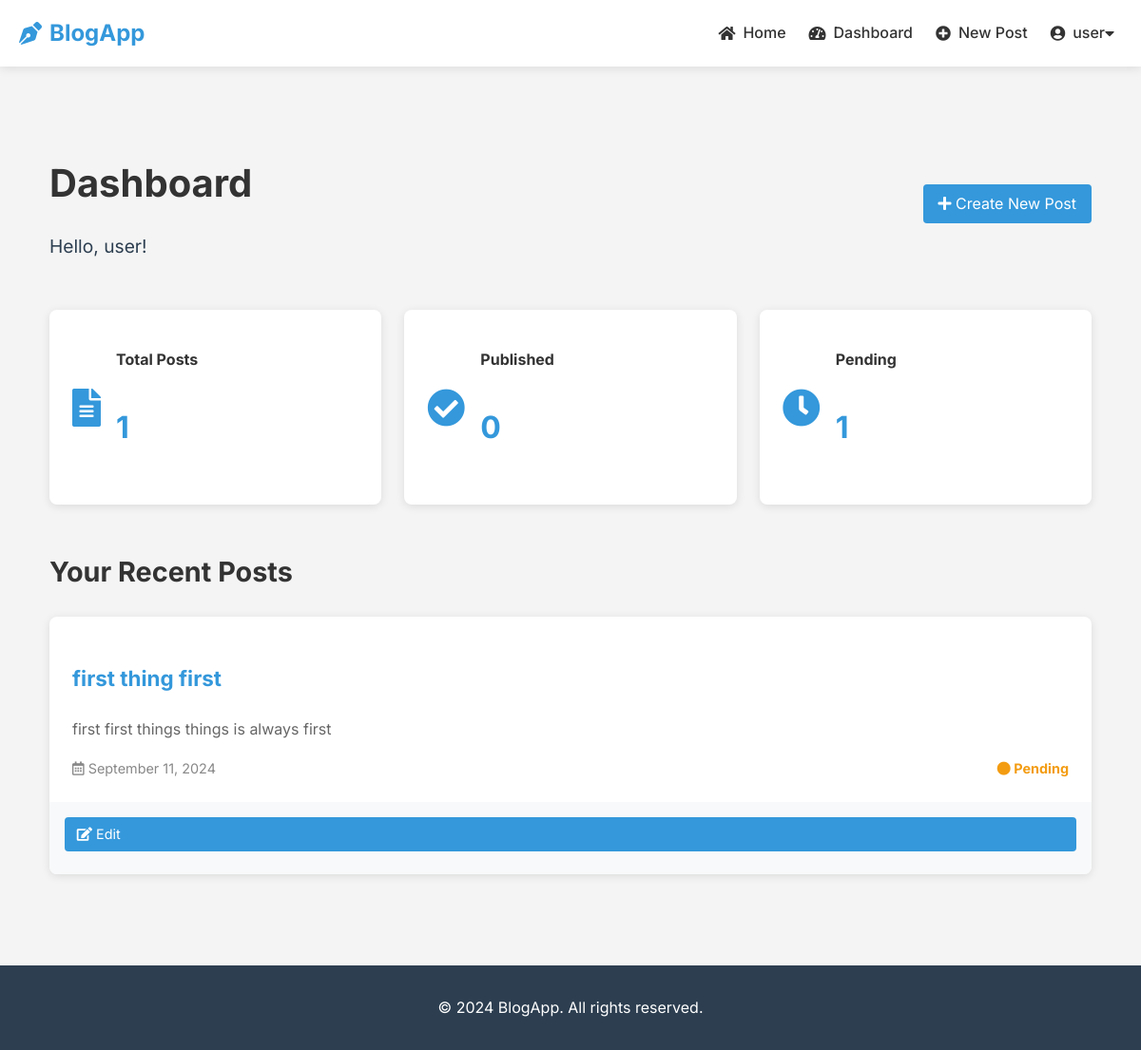
Before: /dashboard/ (signed in) with the older database file.
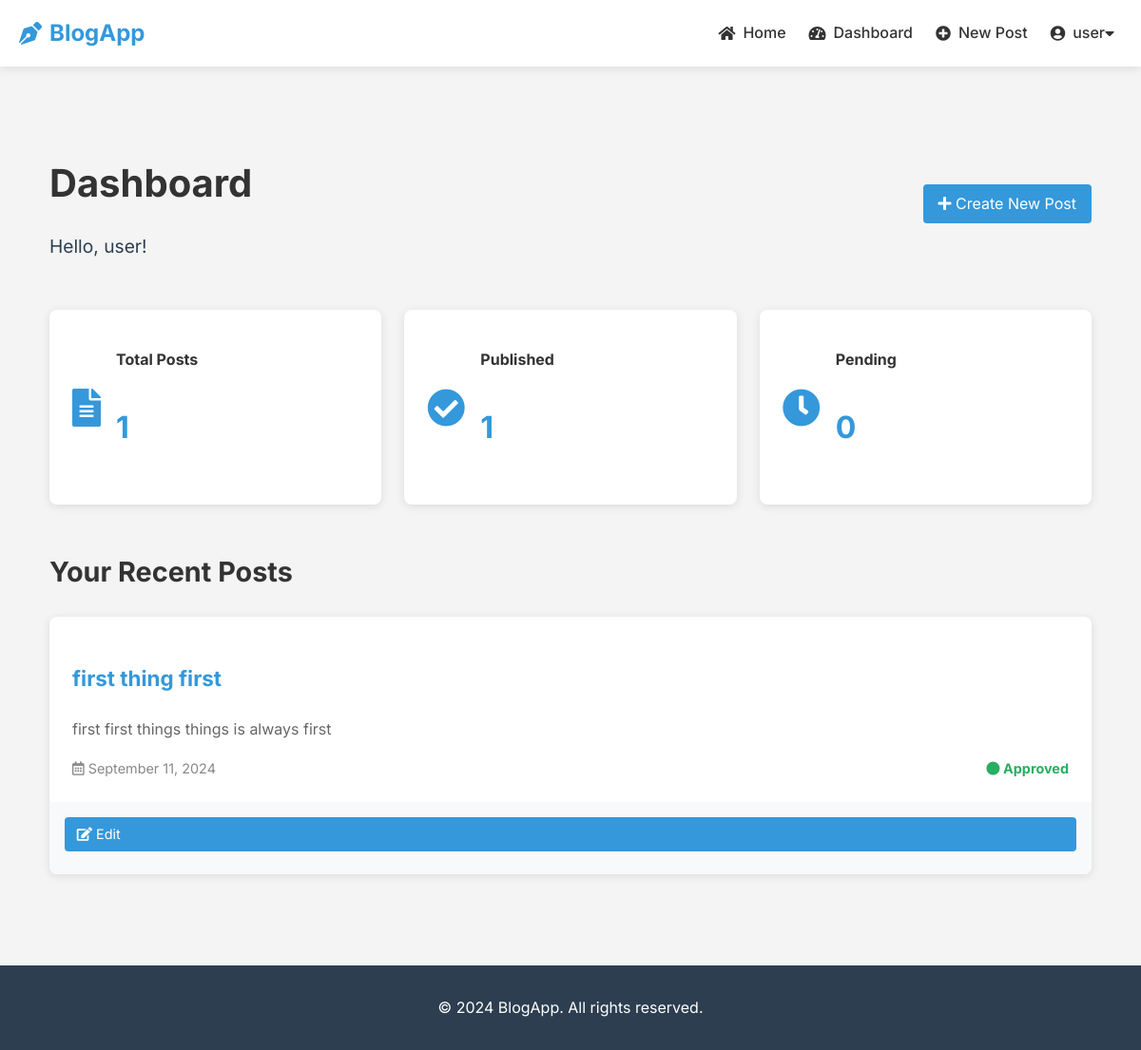
After: the same page with the newer database file.
### blog/models.py (models this page shows, shortened)
class Post(models.Model):
    PENDING = 'Pending'
    APPROVED = 'Approved'
    REJECTED = 'Rejected'
    STATUS_CHOICES = [
        (PENDING, 'Pending'),
        (APPROVED, 'Approved'),
        (REJECTED, 'Rejected'),
    ]
    title = models.CharField(max_length=150) #Post title
    content = models.TextField() # Post Content
    created_at = models.DateTimeField(auto_now_add=True) #creation time
    author = models.ForeignKey(User, on_delete=models.CASCADE, default='')
    status = models.CharField(max_length=10, choices=STATUS_CHOICES, default=PENDING)

### blog/views.py (the view)
# urls.py: path('dashboard/', views.dashboard, name='dashboard'),
@login_required
def dashboard(request):
    if request.user.is_superuser:
        posts = Post.objects.all()
    else:
        posts = Post.objects.filter(author=request.user)
    context = {
        'posts': posts,
        'total_posts': posts.count(),
        'approved_posts': posts.filter(status=Post.APPROVED).count(),
        'pending_posts': posts.filter(status=Post.PENDING).count(),
    }
    return render(request, 'dashboard.html', context)

### blog/templates/dashboard.html (shortened to what this page needs)
{% extends 'base.html' %}
{% block content %}
<div class="dashboard">
    <header class="dashboard-header">
        <div class="dashboard-title">
            <h1>Dashboard</h1>
            <p class="user-greeting">
                {% if user.is_superuser %}
                    Welcome, Admin!
                {% else %}
                    Hello, {{ user.username }}!
                {% endif %}
            </p>
        </div>
        <div class="dashboard-actions">
            <a href="{% url 'post_create' %}" class="btn btn-primary">
                <i class="fas fa-plus"></i> Create New Post
            </a>
        </div>
    </header>
    <div class="dashboard-overview">
        <div class="dashboard-stats">
            <div class="stat-card">
                <i class="fas fa-file-alt stat-icon"></i>
                <div class="stat-content">
                    <h3>Total Posts</h3>
                    <p class="stat-number">{{ total_posts }}</p>
                </div>
            </div>
            <div class="stat-card">
                <i class="fas fa-check-circle stat-icon"></i>
                <div class="stat-content">
                    <h3>Published</h3>
                    <p class="stat-number">{{ approved_posts }}</p>
                </div>
            </div>
            <div class="stat-card">
                <i class="fas fa-clock stat-icon"></i>
                <div class="stat-content">
                    <h3>Pending</h3>
                    <p class="stat-number">{{ pending_posts }}</p>
                </div>
            </div>
        </div>
    </div>
    <section class="recent-posts">
        <h2>Your Recent Posts</h2>
        <div class="post-list">
            {% for post in posts %}
                <article class="post-card">
                    <div class="post-content">
                        <h3 class="post-title">{{ post.title }}</h3>
                        <p class="post-excerpt">{{ post.content|truncatewords:20 }}</p>
                        <div class="post-meta">
                            <span class="post-date">
                                <i class="far fa-calendar-alt"></i> {{ post.created_at|date:"F d, Y" }}
                            </span>
                            <span class="post-status {{ post.status|lower }}">
                                <i class="fas fa-circle"></i> {{ post.status }}
                            </span>
                        </div>
                    </div>
                    <div class="post-actions">
                        <a href="{% url 'post_edit' post.pk %}" class="btn btn-small btn-edit">
                            <i class="fas fa-edit"></i> Edit
                        </a>
                    </div>
                </article>
            {% empty %}
                <div class="no-posts">
                    <i class="fas fa-inbox fa-3x"></i>
                    <p>You haven't created any posts yet.</p>
                    <a href="{% url 'post_create' %}" class="btn btn-primary">Create Your First Post</a>
                </div>
            {% endfor %}
        </div>
    </section>
</div>
{% endblock %}

Changed rows visible on the page:
changed Post "first thing first": status "Pending" → "Approved"
Other visible differences:
{{ approved_posts }}: "0" → "1"
{{ pending_posts }}: "1" → "0"
